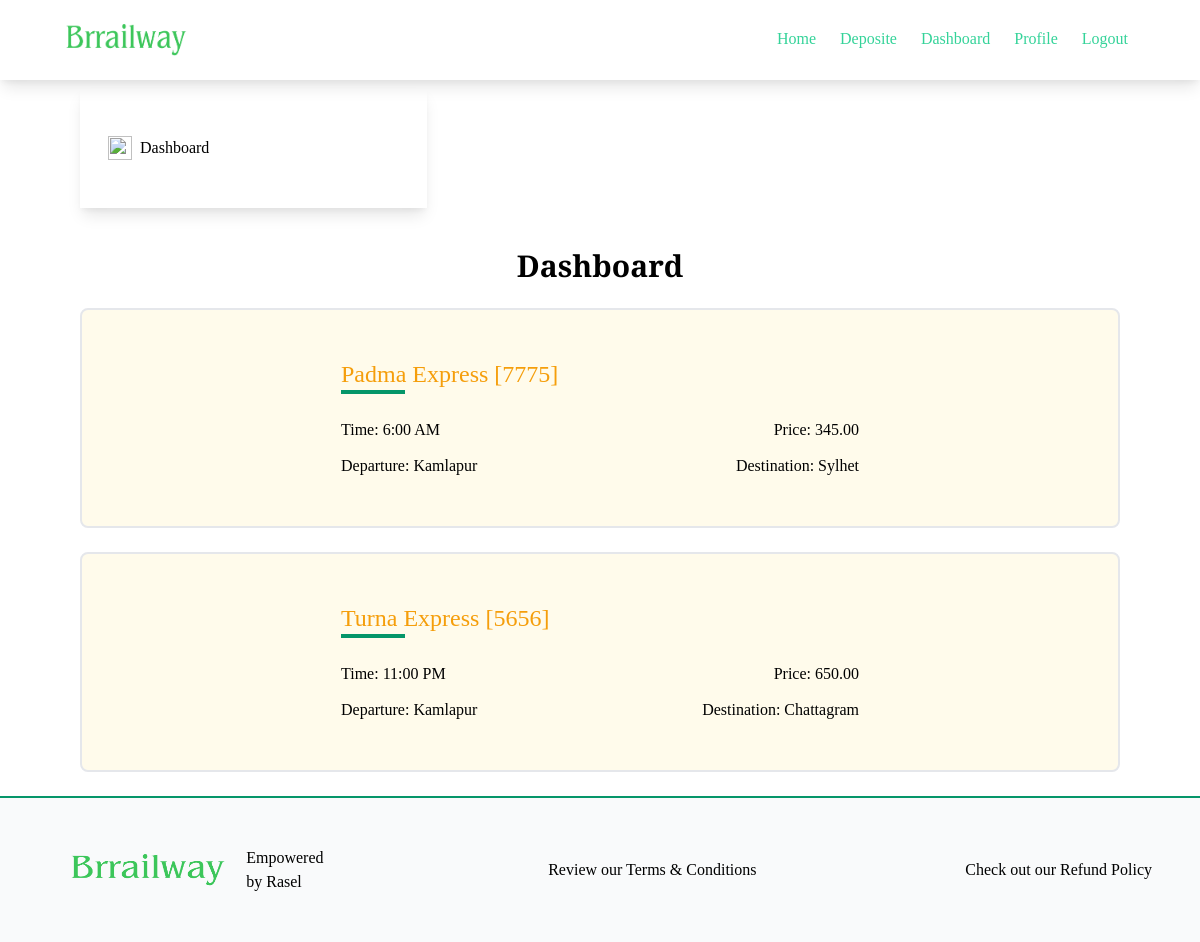
The app's page /dashboard/dashboard/ (signed in), older data.
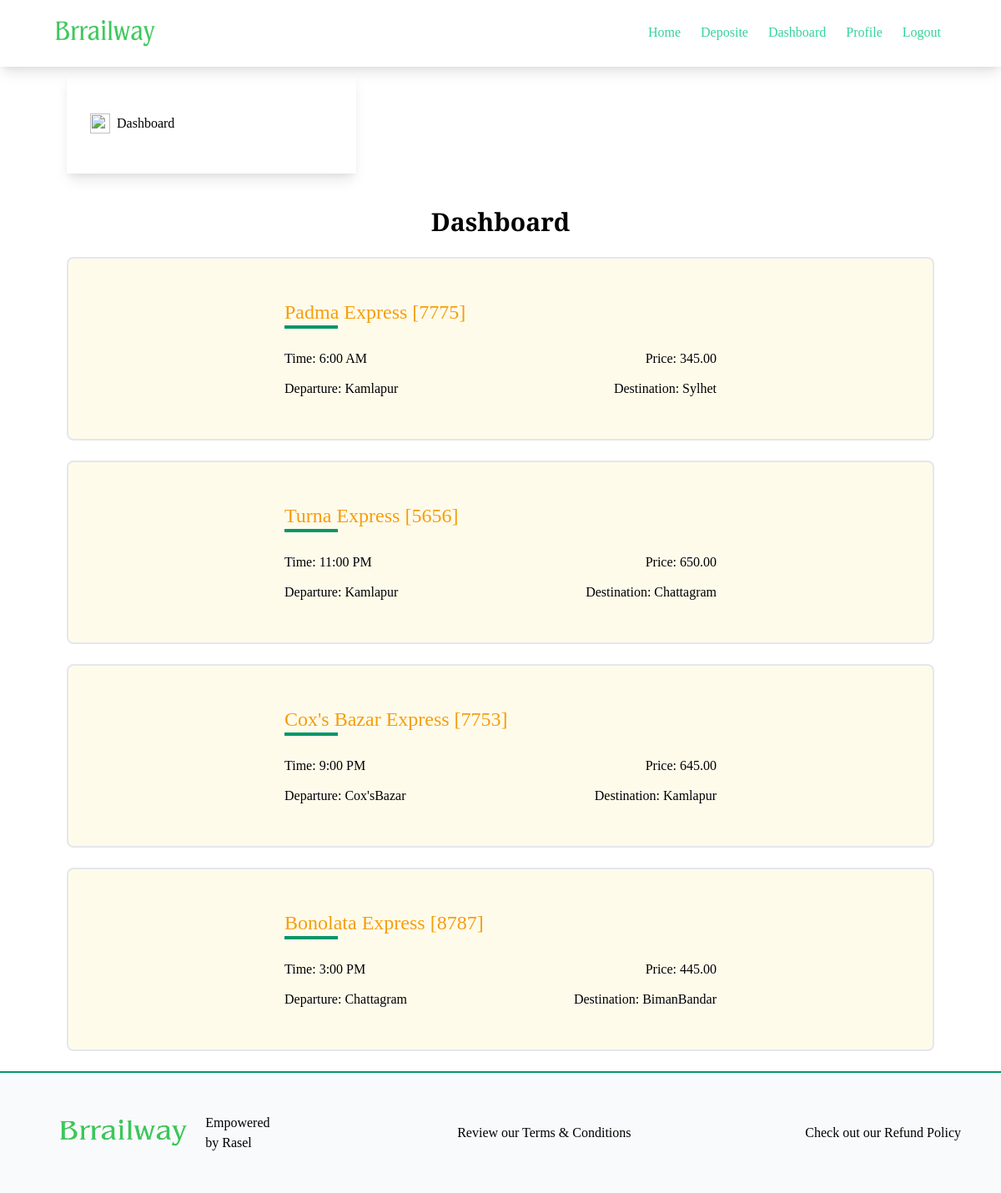
The same page, newer data.
### train/models.py (models this page shows, shortened)
class BorrowedTicket(models.Model):
    user = models.ForeignKey(User, on_delete = models.CASCADE, null=True, blank = True)
    train = models.ForeignKey(Train_list, on_delete = models.CASCADE, null=True, blank = True)
    user_acc = models.ForeignKey(UserAccount, on_delete=models.CASCADE, null=True, default=1, blank=True)

class Train_list(models.Model):
    name = models.CharField(max_length=100)
    time= models.CharField(max_length=15, choices=TIME_SLOT, blank=True, null=True)
    seat= models.CharField(max_length=15, choices=SEAT_TYPE, blank=True, null=True)
    station= models.ManyToManyField(Station)
    seat_formation = models.ManyToManyField(Seat_formation)
    seat_number = models.CharField(choices=SEAT_NO, max_length=5, blank=True, null=True)
    price = models.DecimalField(max_digits=15, decimal_places = 2, blank=True, null=True)
    destination = models.CharField(max_length=200, choices= DESTINATION, blank=True, null=True)

class Station(models.Model):
    name=models.CharField(max_length=50)
    slug=models.SlugField(max_length=100, unique=True, null=True, blank=True)

### dashboard/views.py (the view)
# urls.py: path('dashboard/', dashboard, name='dashboard'),
def dashboard(req):
    bought_ticket = BorrowedTicket.objects.filter(user= req.user)
    return render(req, 'dashboard/dashboard.html',{
        'ticket': bought_ticket
    })

### dashboard/templates/dashboard/dashboard.html
{% extends "base.html" %}
{% block content %}
<div class="mx-20 my-2">
  {% include 'core.html' %}
  <div class="w-full overflow-y-auto max-h-screen">
    <h1 class="text-3xl text-center font-bold mt-10">Dashboard</h1>
    {% if ticket %}
      {% for info in ticket %}
        <div class="bg-yellow-50 mx-auto border-2 my-6 border-gray-200 rounded-lg mb-4">
          <div class="my-12 mx-12 w-1/2 mx-auto">
            <p class="text-2xl text-yellow-500">{{ info.train.name }}</p>
            <div class="bg-green-600 w-16 h-1 mb-6"></div>
            <div class="flex justify-between mb-3">
              <p>Time: {{ info.train.time }}</p>
              <p>Price: {{ info.train.price }}</p>
            </div>
            <div class="flex justify-between mb-3">
              <p>Departure: {% for infoDep in info.train.station.all %} {{infoDep.name}} {% endfor %}</p>
              <p>Destination: {{ info.train.destination }}</p>
            </div>
          </div>
        </div>
      {% endfor %}
    {% else %}
      <p class="text-xl text-center mt-12 mb-12 md:mb-80">No Tickets Borrowed Yet</p>
    {% endif %}
  </div>
</div>
{% endblock content %}

Row changes from the older to the newer data that the page shows:
added BorrowedTicket: train.name "Cox's Bazar Express [7753]", train.time "9:00 PM", train.price "645.00", train.destination "Kamlapur"
now on this page (row unchanged): Station: name "Cox'sBazar", shown under "Cox's Bazar Express [7753]"
added BorrowedTicket: train.name "Bonolata Express [8787]", train.time "3:00 PM", train.price "445.00", train.destination "BimanBandar"
now on this page (row unchanged): Station: name "Chattagram", shown under "Bonolata Express [8787]"
